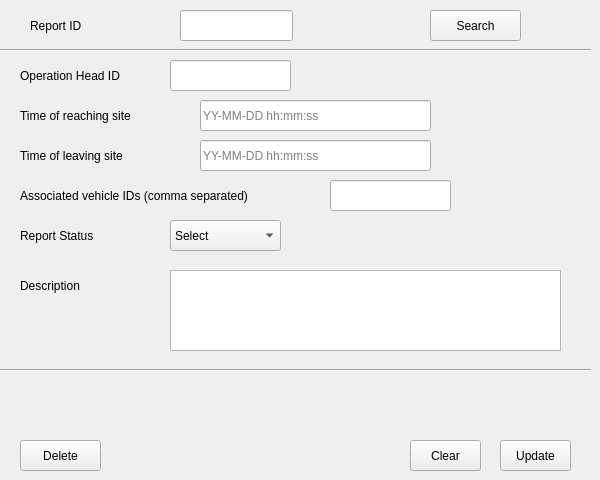
      <widget class="QWidget" name="tab_10">
       <attribute name="title">
        <string>Edit/Delete an Action</string>
       </attribute>
       <widget class="QLineEdit" name="lineEdit_28">
        <property name="geometry">
         <rect>
          <x>180</x>
          <y>10</y>
          <width>113</width>
          <height>31</height>
         </rect>
        </property>
        <property name="placeholderText">
         <string/>
        </property>
       </widget>
       <widget class="Line" name="line_18">
        <property name="geometry">
         <rect>
          <x>0</x>
          <y>40</y>
          <width>591</width>
          <height>20</height>
         </rect>
        </property>
        <property name="orientation">
         <enum>Qt::Horizontal</enum>
        </property>
       </widget>
       <widget class="QLabel" name="label_75">
        <property name="geometry">
         <rect>
          <x>20</x>
          <y>60</y>
          <width>131</width>
          <height>31</height>
         </rect>
        </property>
        <property name="text">
         <string>Operation Head ID</string>
        </property>
       </widget>
       <widget class="QLabel" name="label_76">
        <property name="geometry">
         <rect>
          <x>20</x>
          <y>100</y>
          <width>151</width>
          <height>31</height>
         </rect>
        </property>
        <property name="text">
         <string>Time of reaching site</string>
        </property>
       </widget>
       <widget class="QLineEdit" name="lineEdit_50">
        <property name="geometry">
         <rect>
          <x>170</x>
          <y>60</y>
          <width>121</width>
          <height>31</height>
         </rect>
        </property>
        <property name="placeholderText">
         <string/>
        </property>
       </widget>
       <widget class="QLineEdit" name="lineEdit_51">
        <property name="geometry">
         <rect>
          <x>330</x>
          <y>180</y>
          <width>121</width>
          <height>31</height>
         </rect>
        </property>
        <property name="placeholderText">
         <string/>
        </property>
       </widget>
       <widget class="QLabel" name="label_77">
        <property name="geometry">
         <rect>
          <x>20</x>
          <y>180</y>
          <width>301</width>
          <height>31</height>
         </rect>
        </property>
        <property name="text">
         <string>Associated vehicle IDs (comma separated)</string>
        </property>
       </widget>
       <widget class="QLabel" name="label_78">
        <property name="geometry">
         <rect>
          <x>20</x>
          <y>270</y>
          <width>151</width>
          <height>31</height>
         </rect>
        </property>
        <property name="text">
         <string>Description</string>
        </property>
       </widget>
       <widget class="QLabel" name="label_79">
        <property name="geometry">
         <rect>
          <x>20</x>
          <y>140</y>
          <width>181</width>
          <height>31</height>
         </rect>
        </property>
        <property name="text">
         <string>Time of leaving site</string>
        </property>
       </widget>
       <widget class="QLabel" name="label_80">
        <property name="geometry">
         <rect>
          <x>20</x>
          <y>220</y>
          <width>151</width>
          <height>31</height>
         </rect>
        </property>
        <property name="text">
         <string>Report Status</string>
        </property>
       </widget>
       <widget class="QComboBox" name="comboBox_13">
        <property name="geometry">
         <rect>
          <x>170</x>
          <y>220</y>
          <width>111</width>
          <height>31</height>
         </rect>
        </property>
        <item>
         <property name="text">
          <string>Select</string>
         </property>
        </item>
        <item>
         <property name="text">
          <string>Active</string>
         </property>
        </item>
        <item>
         <property name="text">
          <string>Pending</string>
         </property>
        </item>
        <item>
         <property name="text">
          <string>Completed</string>
         </property>
        </item>
       </widget>
       <widget class="QLabel" name="label_81">
        <property name="geometry">
         <rect>
          <x>30</x>
          <y>10</y>
          <width>111</width>
          <height>31</height>
         </rect>
        </property>
        <property name="text">
         <string>Report ID</string>
        </property>
       </widget>
       <widget class="Line" name="line_19">
        <property name="geometry">
         <rect>
          <x>0</x>
          <y>360</y>
          <width>591</width>
          <height>20</height>
         </rect>
        </property>
        <property name="orientation">
         <enum>Qt::Horizontal</enum>
        </property>
       </widget>
       <widget class="QPushButton" name="pushButton_35">
        <property name="geometry">
         <rect>
          <x>500</x>
          <y>440</y>
          <width>71</width>
          <height>31</height>
         </rect>
        </property>
        <property name="text">
         <string>Update</string>
        </property>
       </widget>
       <widget class="QPushButton" name="pushButton_33">
        <property name="geometry">
         <rect>
          <x>20</x>
          <y>440</y>
          <width>81</width>
          <height>31</height>
         </rect>
        </property>
        <property name="text">
         <string>Delete</string>
        </property>
       </widget>
       <widget class="QPushButton" name="pushButton_40">
        <property name="geometry">
         <rect>
          <x>430</x>
          <y>10</y>
          <width>91</width>
          <height>31</height>
         </rect>
        </property>
        <property name="text">
         <string>Search</string>
        </property>
       </widget>
       <widget class="QLineEdit" name="lineEdit_59">
        <property name="geometry">
         <rect>
          <x>200</x>
          <y>100</y>
          <width>231</width>
          <height>31</height>
         </rect>
        </property>
        <property name="text">
         <string/>
        </property>
        <property name="placeholderText">
         <string>YY-MM-DD hh:mm:ss</string>
        </property>
       </widget>
       <widget class="QLineEdit" name="lineEdit_60">
        <property name="geometry">
         <rect>
          <x>200</x>
          <y>140</y>
          <width>231</width>
          <height>31</height>
         </rect>
        </property>
        <property name="text">
         <string/>
        </property>
        <property name="placeholderText">
         <string>YY-MM-DD hh:mm:ss</string>
        </property>
       </widget>
       <widget class="QPushButton" name="pushButton_25">
        <property name="geometry">
         <rect>
          <x>410</x>
          <y>440</y>
          <width>71</width>
          <height>31</height>
         </rect>
        </property>
        <property name="text">
         <string>Clear</string>
        </property>
       </widget>
       <widget class="QTextEdit" name="textEdit_4">
        <property name="geometry">
         <rect>
          <x>170</x>
          <y>270</y>
          <width>391</width>
          <height>81</height>
         </rect>
        </property>
       </widget>
      </widget>
